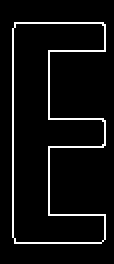
#> input picture template/edge_template_E.png, 57 x 132 px (shown 2 times larger)
$ python create_R_table.py
#> lines starting #> are read from the running program, lines starting #| are printed output that depends on the picture; after the words box and inside, x2 and y2 are one past the last pixel; in counts of white or black regions, pixels touching at a corner belong together
import cv2
import numpy as np
from collections import defaultdict


def calculate_center(img):
    """
    pick the center point for the four letter template img
    :param img: the image of the template
    :return the center for the four letter:
    """
    xy = (int(img.shape[0] / 2), int(img.shape[1] / 2))
    return xy


def calculate_gradient(img):
    """
    get the gradient mapping og the image
    :param img: the source image
    :return gradient: the gradient map
    """
    kx = np.array([[-1.0, 0.0, 1.0], [-2.0, 0.0, 2.0], [-1.0, 0.0, 1.0]])
    ky = np.array([[1.0, 2.0, 1.0], [0.0, 0.0, 0.0], [-1.0, -2.0, -1.0]])
    length = img.shape[0]
    width = img.shape[1]
    Ix = np.zeros([img.shape[0], img.shape[1]])
    Iy = np.zeros([img.shape[0], img.shape[1]])

    for x in range(1, length - 1):
        for y in range(1, width - 1):
            Ix[x][y] = np.sum(np.multiply(img[x - 1:x + 2, y - 1:y + 2], kx))
            Iy[x][y] = np.sum(np.multiply(img[x - 1:x + 2, y - 1:y + 2], ky))

    gradient = np.arctan2(Iy, Ix)
    return gradient


def calculate_r_table(path):
    """
    calculate the r_table for the image
    :param path: te path for the template image
    :return: r_table
    """
#> called with path = './template/edge_template_E.png'
    img = cv2.imread(path, 0)
#> img: shape (132, 57); 5.6% white in thin lines or dots, all inside (x1, y1, x2, y2) = (6, 11, 53, 122)
    xy = calculate_center(img)
#> xy = (66, 28)
    gradient_map = calculate_gradient(img)
#> after the loop in calculate_gradient, `for x in range(1, length - 1):`:
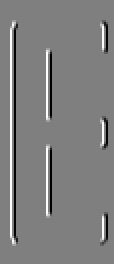
#> Ix: shape (132, 57) float64 (shown 2 times larger); min -1020, max 1020, mean 0; drawn with min black and max white
#> after the loop in calculate_gradient, `for x in range(1, length - 1):`:
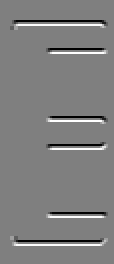
#> Iy: shape (132, 57) float64 (shown 2 times larger); min -1020, max 1020, mean 0; drawn with min black and max white
#> in calculate_gradient, `gradient = np.arctan2(Iy, Ix)`:
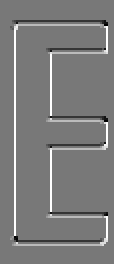
#> gradient: shape (132, 57) float64 (shown 2 times larger); min -2.82, max 3.14, mean 0.0838; drawn with min black and max white
    r_table = defaultdict(list)
    have_edge = np.transpose(np.nonzero(gradient_map))
#> have_edge = 693 pairs, first value 10 to 122, second value 5 to 53
    for x, y in have_edge:
        r = (xy[0] - x, xy[1] - y)
        r_table[gradient_map[x, y]].append(r)
#> this loop made 693 passes
#> (x, y, r) on passes 1 to 3: (10, 6, (56, 22)), (10, 7, (56, 21)), (10, 8, (56, 20))

    return r_table


if __name__ == '__main__':
    print("find the R table of the 4 object")
    calculate_r_table("./template/edge_template_E.png")
